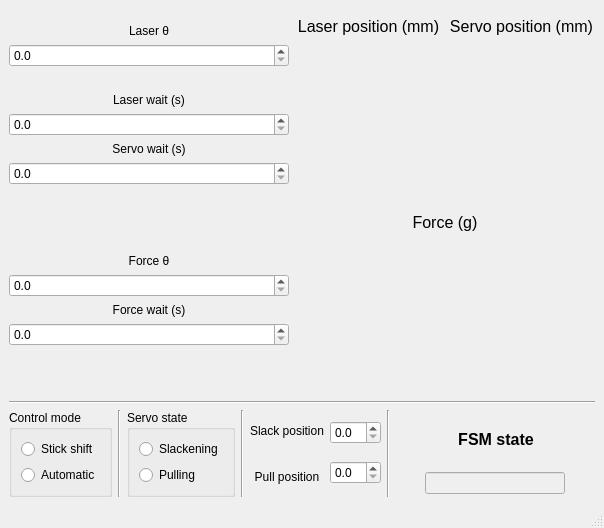
<?xml version="1.0" encoding="UTF-8"?>
<ui version="4.0">
 <class>MainWindow</class>
 <widget class="QMainWindow" name="MainWindow">
  <property name="geometry">
   <rect>
    <x>0</x>
    <y>0</y>
    <width>604</width>
    <height>528</height>
   </rect>
  </property>
  <property name="sizePolicy">
   <sizepolicy hsizetype="Minimum" vsizetype="Minimum">
    <horstretch>0</horstretch>
    <verstretch>0</verstretch>
   </sizepolicy>
  </property>
  <property name="windowTitle">
   <string>VBAcmd</string>
  </property>
  <property name="autoFillBackground">
   <bool>false</bool>
  </property>
  <widget class="QWidget" name="centralwidget">
   <layout class="QVBoxLayout" name="verticalLayout_11">
    <item>
     <layout class="QHBoxLayout" name="horizontalLayout_4">
      <item>
       <layout class="QVBoxLayout" name="verticalLayout">
        <item>
         <spacer name="verticalSpacer_2">
          <property name="orientation">
           <enum>Qt::Vertical</enum>
          </property>
          <property name="sizeHint" stdset="0">
           <size>
            <width>20</width>
            <height>10</height>
           </size>
          </property>
         </spacer>
        </item>
        <item>
         <widget class="QLabel" name="label">
          <property name="text">
           <string>Laser θ</string>
          </property>
          <property name="alignment">
           <set>Qt::AlignCenter</set>
          </property>
         </widget>
        </item>
        <item>
         <widget class="QDoubleSpinBox" name="laserThresholdDoubleSpinBox">
          <property name="decimals">
           <number>1</number>
          </property>
          <property name="minimum">
           <double>0.000000000000000</double>
          </property>
          <property name="maximum">
           <double>10000.000000000000000</double>
          </property>
          <property name="singleStep">
           <double>1.000000000000000</double>
          </property>
         </widget>
        </item>
        <item>
         <spacer name="verticalSpacer_3">
          <property name="orientation">
           <enum>Qt::Vertical</enum>
          </property>
          <property name="sizeType">
           <enum>QSizePolicy::Fixed</enum>
          </property>
          <property name="sizeHint" stdset="0">
           <size>
            <width>20</width>
            <height>20</height>
           </size>
          </property>
         </spacer>
        </item>
        <item>
         <widget class="QLabel" name="label_2">
          <property name="text">
           <string>Laser wait (s)</string>
          </property>
          <property name="alignment">
           <set>Qt::AlignCenter</set>
          </property>
         </widget>
        </item>
        <item>
         <widget class="QDoubleSpinBox" name="laserWaitTimeDoubleSpinBox">
          <property name="decimals">
           <number>1</number>
          </property>
          <property name="minimum">
           <double>0.000000000000000</double>
          </property>
          <property name="maximum">
           <double>10000.000000000000000</double>
          </property>
          <property name="singleStep">
           <double>1.000000000000000</double>
          </property>
         </widget>
        </item>
        <item>
         <widget class="QLabel" name="label_4">
          <property name="text">
           <string>Servo wait (s)</string>
          </property>
          <property name="alignment">
           <set>Qt::AlignCenter</set>
          </property>
         </widget>
        </item>
        <item>
         <widget class="QDoubleSpinBox" name="servoWaitTimeDoubleSpinBox">
          <property name="decimals">
           <number>1</number>
          </property>
          <property name="minimum">
           <double>0.000000000000000</double>
          </property>
          <property name="maximum">
           <double>10000.000000000000000</double>
          </property>
          <property name="singleStep">
           <double>1.000000000000000</double>
          </property>
         </widget>
        </item>
        <item>
         <spacer name="verticalSpacer">
          <property name="orientation">
           <enum>Qt::Vertical</enum>
          </property>
          <property name="sizeHint" stdset="0">
           <size>
            <width>20</width>
            <height>10</height>
           </size>
          </property>
         </spacer>
        </item>
       </layout>
      </item>
      <item>
       <layout class="QVBoxLayout" name="verticalLayout_7">
        <item>
         <layout class="QHBoxLayout" name="horizontalLayout_2">
          <item>
           <widget class="QLabel" name="chartTitle_laserPosition">
            <property name="font">
             <font>
              <pointsize>12</pointsize>
              <weight>50</weight>
              <bold>false</bold>
             </font>
            </property>
            <property name="text">
             <string>Laser position (mm)</string>
            </property>
            <property name="alignment">
             <set>Qt::AlignCenter</set>
            </property>
           </widget>
          </item>
          <item>
           <widget class="QLabel" name="chartTitle_servoPosition">
            <property name="font">
             <font>
              <pointsize>12</pointsize>
              <weight>50</weight>
              <bold>false</bold>
             </font>
            </property>
            <property name="text">
             <string>Servo position (mm)</string>
            </property>
            <property name="alignment">
             <set>Qt::AlignCenter</set>
            </property>
           </widget>
          </item>
         </layout>
        </item>
        <item>
         <widget class="QwtPlot" name="positionPlot">
          <property name="minimumSize">
           <size>
            <width>300</width>
            <height>150</height>
           </size>
          </property>
          <property name="maximumSize">
           <size>
            <width>16777215</width>
            <height>200</height>
           </size>
          </property>
         </widget>
        </item>
       </layout>
      </item>
     </layout>
    </item>
    <item>
     <layout class="QHBoxLayout" name="horizontalLayout">
      <item>
       <layout class="QVBoxLayout" name="verticalLayout_10">
        <item>
         <spacer name="verticalSpacer_4">
          <property name="orientation">
           <enum>Qt::Vertical</enum>
          </property>
          <property name="sizeHint" stdset="0">
           <size>
            <width>20</width>
            <height>40</height>
           </size>
          </property>
         </spacer>
        </item>
        <item>
         <layout class="QVBoxLayout" name="verticalLayout_2">
          <item>
           <widget class="QLabel" name="label_3">
            <property name="text">
             <string>Force θ</string>
            </property>
            <property name="alignment">
             <set>Qt::AlignCenter</set>
            </property>
           </widget>
          </item>
          <item>
           <widget class="QDoubleSpinBox" name="forceThresholdDoubleSpinBox">
            <property name="decimals">
             <number>1</number>
            </property>
            <property name="minimum">
             <double>0.000000000000000</double>
            </property>
            <property name="maximum">
             <double>10000.000000000000000</double>
            </property>
            <property name="singleStep">
             <double>1.000000000000000</double>
            </property>
           </widget>
          </item>
          <item>
           <widget class="QLabel" name="label_5">
            <property name="text">
             <string>Force wait (s)</string>
            </property>
            <property name="alignment">
             <set>Qt::AlignCenter</set>
            </property>
           </widget>
          </item>
          <item>
           <widget class="QDoubleSpinBox" name="forceTimeBeforeSlackDoubleSpinBox">
            <property name="decimals">
             <number>1</number>
            </property>
            <property name="minimum">
             <double>0.000000000000000</double>
            </property>
            <property name="maximum">
             <double>10000.000000000000000</double>
            </property>
            <property name="singleStep">
             <double>1.000000000000000</double>
            </property>
           </widget>
          </item>
         </layout>
        </item>
        <item>
         <spacer name="verticalSpacer_5">
          <property name="orientation">
           <enum>Qt::Vertical</enum>
          </property>
          <property name="sizeHint" stdset="0">
           <size>
            <width>20</width>
            <height>40</height>
           </size>
          </property>
         </spacer>
        </item>
       </layout>
      </item>
      <item>
       <layout class="QVBoxLayout" name="verticalLayout_3">
        <item>
         <widget class="QLabel" name="chartTitle_force">
          <property name="font">
           <font>
            <pointsize>12</pointsize>
            <weight>50</weight>
            <bold>false</bold>
           </font>
          </property>
          <property name="text">
           <string>Force (g)</string>
          </property>
          <property name="alignment">
           <set>Qt::AlignCenter</set>
          </property>
         </widget>
        </item>
        <item>
         <widget class="QwtPlot" name="forcePlot">
          <property name="minimumSize">
           <size>
            <width>300</width>
            <height>150</height>
           </size>
          </property>
          <property name="maximumSize">
           <size>
            <width>16777215</width>
            <height>200</height>
           </size>
          </property>
         </widget>
        </item>
       </layout>
      </item>
     </layout>
    </item>
    <item>
     <widget class="Line" name="line_3">
      <property name="orientation">
       <enum>Qt::Horizontal</enum>
      </property>
     </widget>
    </item>
    <item>
     <layout class="QHBoxLayout" name="horizontalLayout_7">
      <item>
       <widget class="QGroupBox" name="controlModeGroupBox">
        <property name="title">
         <string>Control mode</string>
        </property>
        <layout class="QVBoxLayout" name="verticalLayout_6">
         <item>
          <widget class="QRadioButton" name="manualRadioButton">
           <property name="text">
            <string>Stick shift</string>
           </property>
           <property name="checked">
            <bool>false</bool>
           </property>
           <property name="autoExclusive">
            <bool>true</bool>
           </property>
          </widget>
         </item>
         <item>
          <widget class="QRadioButton" name="automaticRadioButton">
           <property name="text">
            <string>Automatic</string>
           </property>
           <property name="autoExclusive">
            <bool>true</bool>
           </property>
          </widget>
         </item>
        </layout>
       </widget>
      </item>
      <item>
       <widget class="Line" name="line">
        <property name="orientation">
         <enum>Qt::Vertical</enum>
        </property>
       </widget>
      </item>
      <item>
       <widget class="QGroupBox" name="servoStateGroupBox">
        <property name="title">
         <string>Servo state</string>
        </property>
        <layout class="QVBoxLayout" name="verticalLayout_5">
         <item>
          <widget class="QRadioButton" name="slackPositionRadioButton">
           <property name="text">
            <string>Slackening</string>
           </property>
           <property name="checked">
            <bool>false</bool>
           </property>
           <property name="autoExclusive">
            <bool>true</bool>
           </property>
          </widget>
         </item>
         <item>
          <widget class="QRadioButton" name="pullPositionRadioButton">
           <property name="text">
            <string>Pulling</string>
           </property>
           <property name="autoExclusive">
            <bool>true</bool>
           </property>
          </widget>
         </item>
        </layout>
       </widget>
      </item>
      <item>
       <widget class="Line" name="line_2">
        <property name="orientation">
         <enum>Qt::Vertical</enum>
        </property>
       </widget>
      </item>
      <item>
       <layout class="QHBoxLayout" name="horizontalLayout_3">
        <item>
         <layout class="QVBoxLayout" name="verticalLayout_9">
          <item>
           <widget class="QLabel" name="label_7">
            <property name="text">
             <string>Slack position</string>
            </property>
            <property name="alignment">
             <set>Qt::AlignCenter</set>
            </property>
           </widget>
          </item>
          <item>
           <widget class="QLabel" name="label_6">
            <property name="text">
             <string>Pull position</string>
            </property>
            <property name="alignment">
             <set>Qt::AlignCenter</set>
            </property>
           </widget>
          </item>
         </layout>
        </item>
        <item>
         <layout class="QVBoxLayout" name="verticalLayout_8">
          <item>
           <widget class="QDoubleSpinBox" name="slackPositionDoubleSpinBox">
            <property name="decimals">
             <number>1</number>
            </property>
            <property name="minimum">
             <double>0.000000000000000</double>
            </property>
            <property name="maximum">
             <double>30.000000000000000</double>
            </property>
            <property name="singleStep">
             <double>0.100000000000000</double>
            </property>
            <property name="value">
             <double>0.000000000000000</double>
            </property>
           </widget>
          </item>
          <item>
           <widget class="QDoubleSpinBox" name="pullPositionDoubleSpinBox">
            <property name="sizePolicy">
             <sizepolicy hsizetype="Minimum" vsizetype="Fixed">
              <horstretch>0</horstretch>
              <verstretch>0</verstretch>
             </sizepolicy>
            </property>
            <property name="decimals">
             <number>1</number>
            </property>
            <property name="minimum">
             <double>0.000000000000000</double>
            </property>
            <property name="maximum">
             <double>30.000000000000000</double>
            </property>
            <property name="singleStep">
             <double>0.100000000000000</double>
            </property>
            <property name="value">
             <double>0.000000000000000</double>
            </property>
           </widget>
          </item>
         </layout>
        </item>
       </layout>
      </item>
      <item>
       <widget class="Line" name="line_4">
        <property name="orientation">
         <enum>Qt::Vertical</enum>
        </property>
       </widget>
      </item>
      <item>
       <layout class="QVBoxLayout" name="verticalLayout_4">
        <item>
         <spacer name="verticalSpacer_6">
          <property name="orientation">
           <enum>Qt::Vertical</enum>
          </property>
          <property name="sizeType">
           <enum>QSizePolicy::Minimum</enum>
          </property>
          <property name="sizeHint" stdset="0">
           <size>
            <width>20</width>
            <height>3</height>
           </size>
          </property>
         </spacer>
        </item>
        <item>
         <layout class="QHBoxLayout" name="horizontalLayout_6">
          <item>
           <spacer name="horizontalSpacer">
            <property name="orientation">
             <enum>Qt::Horizontal</enum>
            </property>
            <property name="sizeHint" stdset="0">
             <size>
              <width>40</width>
              <height>20</height>
             </size>
            </property>
           </spacer>
          </item>
          <item>
           <widget class="QLabel" name="tubeStateTextLabel">
            <property name="font">
             <font>
              <pointsize>12</pointsize>
              <weight>75</weight>
              <bold>true</bold>
             </font>
            </property>
            <property name="text">
             <string>FSM state</string>
            </property>
            <property name="alignment">
             <set>Qt::AlignCenter</set>
            </property>
           </widget>
          </item>
          <item>
           <spacer name="horizontalSpacer_2">
            <property name="orientation">
             <enum>Qt::Horizontal</enum>
            </property>
            <property name="sizeHint" stdset="0">
             <size>
              <width>40</width>
              <height>20</height>
             </size>
            </property>
           </spacer>
          </item>
         </layout>
        </item>
        <item>
         <layout class="QHBoxLayout" name="horizontalLayout_5">
          <item>
           <spacer name="horizontalSpacer_5">
            <property name="orientation">
             <enum>Qt::Horizontal</enum>
            </property>
            <property name="sizeHint" stdset="0">
             <size>
              <width>40</width>
              <height>20</height>
             </size>
            </property>
           </spacer>
          </item>
          <item>
           <widget class="QLineEdit" name="startSig">
            <property name="enabled">
             <bool>false</bool>
            </property>
            <property name="minimumSize">
             <size>
              <width>140</width>
              <height>0</height>
             </size>
            </property>
            <property name="maximumSize">
             <size>
              <width>75</width>
              <height>16777215</height>
             </size>
            </property>
            <property name="focusPolicy">
             <enum>Qt::NoFocus</enum>
            </property>
           </widget>
          </item>
          <item>
           <spacer name="horizontalSpacer_6">
            <property name="orientation">
             <enum>Qt::Horizontal</enum>
            </property>
            <property name="sizeHint" stdset="0">
             <size>
              <width>40</width>
              <height>20</height>
             </size>
            </property>
           </spacer>
          </item>
         </layout>
        </item>
        <item>
         <spacer name="verticalSpacer_7">
          <property name="orientation">
           <enum>Qt::Vertical</enum>
          </property>
          <property name="sizeType">
           <enum>QSizePolicy::Minimum</enum>
          </property>
          <property name="sizeHint" stdset="0">
           <size>
            <width>20</width>
            <height>3</height>
           </size>
          </property>
         </spacer>
        </item>
       </layout>
      </item>
     </layout>
    </item>
   </layout>
   <zorder></zorder>
   <zorder></zorder>
   <zorder>line_3</zorder>
  </widget>
  <widget class="QMenuBar" name="menubar">
   <property name="geometry">
    <rect>
     <x>0</x>
     <y>0</y>
     <width>604</width>
     <height>21</height>
    </rect>
   </property>
  </widget>
  <widget class="QStatusBar" name="statusbar"/>
 </widget>
 <customwidgets>
  <customwidget>
   <class>QwtPlot</class>
   <extends>QFrame</extends>
   <header>qwt_plot.h</header>
  </customwidget>
 </customwidgets>
 <resources/>
 <connections/>
</ui>
